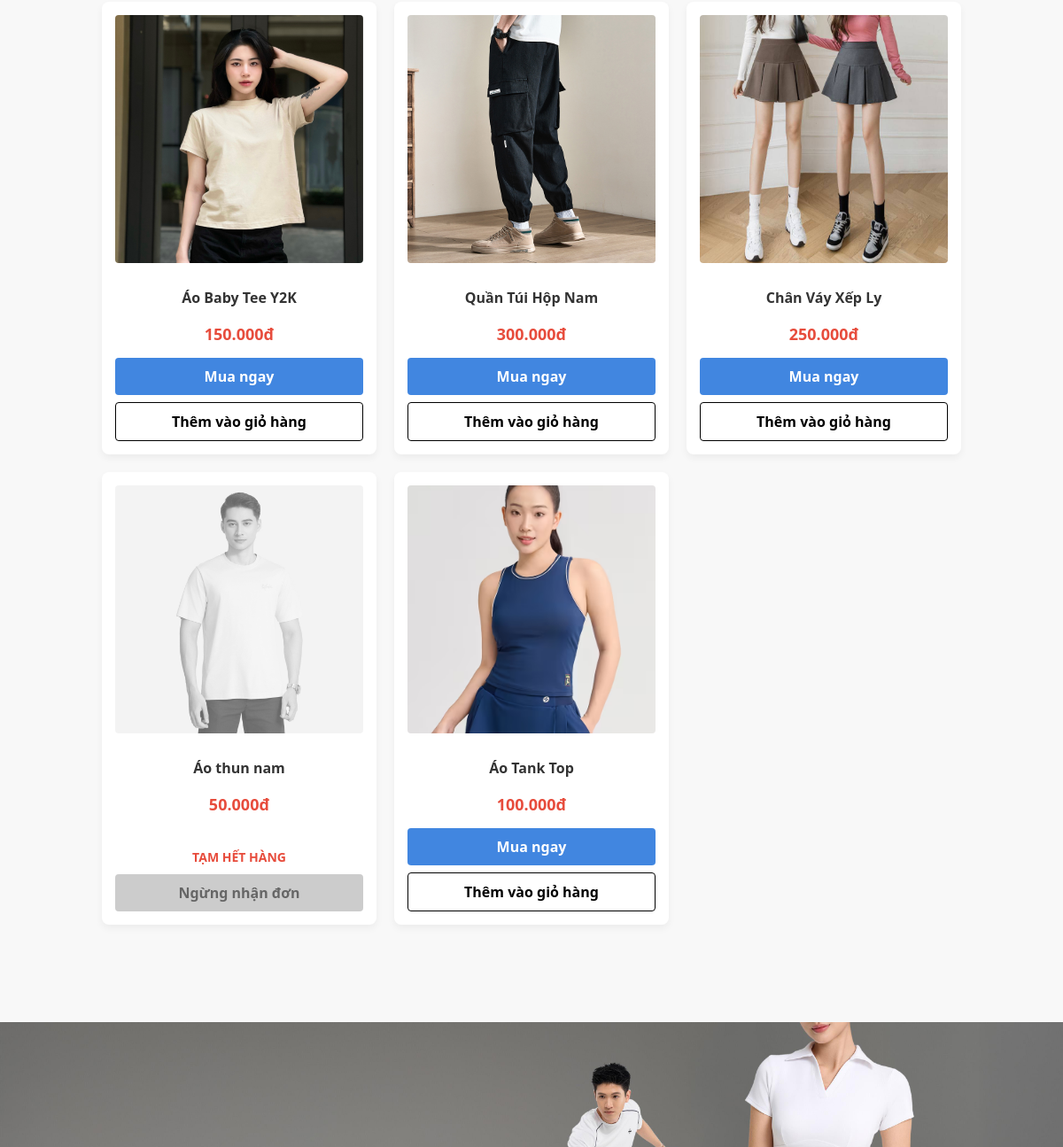
The app's page / (middle part), older data.
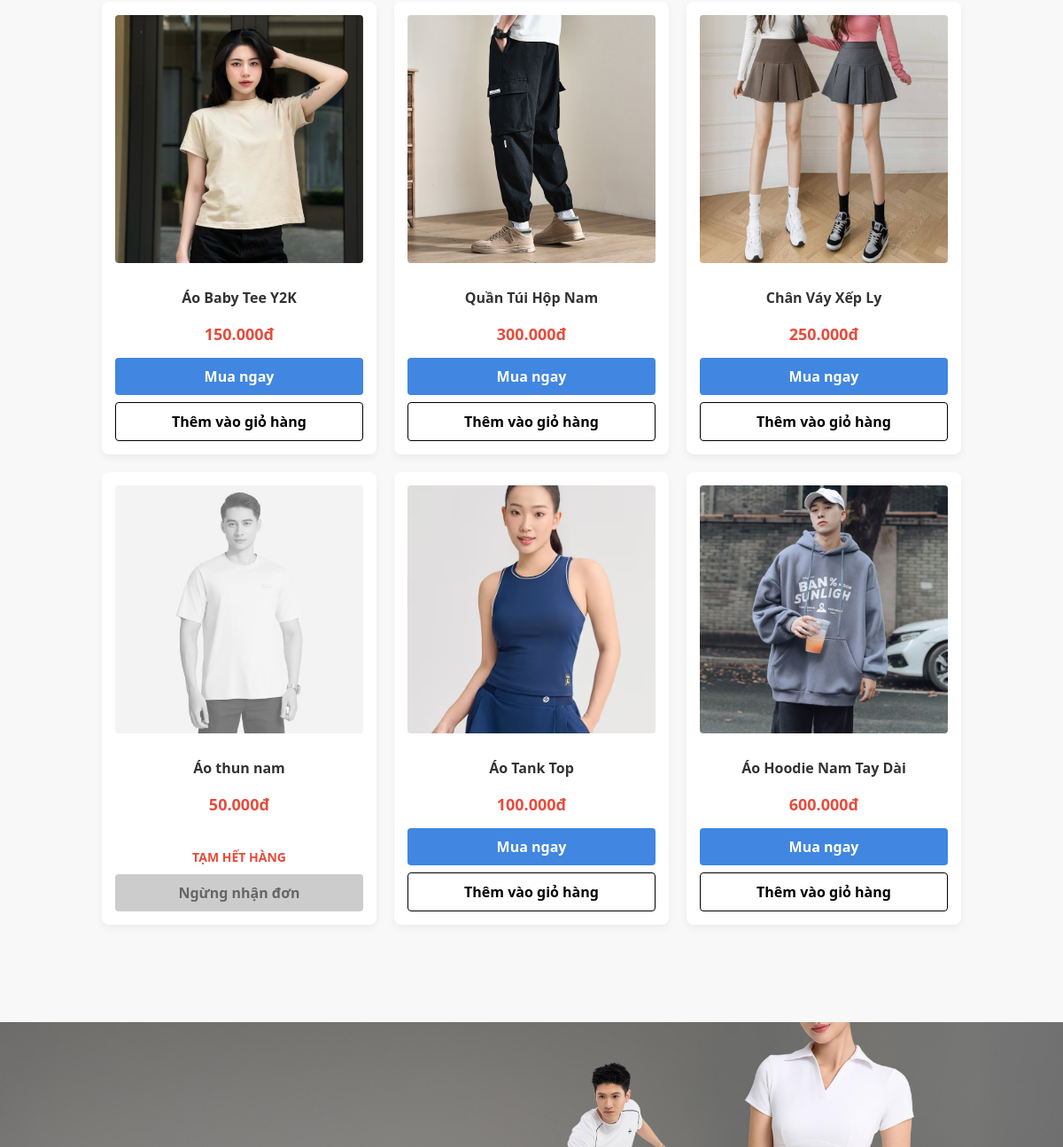
The same page, newer data.
### tables this page shows
CREATE TABLE `san_pham` (
  `ma_sp` int(11) NOT NULL,
  `ten_sp` varchar(255) DEFAULT NULL,
  `gia_ban` decimal(15,2) DEFAULT NULL,
  `size` varchar(10) DEFAULT NULL,
  `so_luong` int(11) DEFAULT NULL,
  `ma_dm` int(11) DEFAULT NULL,
  `hinh_anh` varchar(255) DEFAULT NULL
);

### item_sanpham.php (the view, shortened to what this page needs)
<div class='product-item'>
    <img src='images/<?php echo $row['hinh_anh']; ?>'
         style="width: 100%; height: 280px; object-fit: cover; border-radius: 4px; <?php echo ($row['so_luong'] <= 0) ? 'filter: grayscale(100%); opacity: 0.6;' : ''; ?>">
    <div class="product-info">
        <p style="margin: 15px 0 5px; font-size: 16px; color: #333; min-height: 48px; display: flex; align-items: center; justify-content: center;">
            <b><?php echo $row['ten_sp']; ?></b>
        </p>
        <div class='price' style="color: #e74c3c; font-weight: bold; font-size: 18px; margin-bottom: 15px;">
            <?php echo number_format($row['gia_ban'], 0, ',', '.'); ?>đ
        </div>
    </div>
    <div class="button-group">
        <?php if ($row['so_luong'] > 0): ?>
            <?php if(isset($_SESSION['user_name'])): ?>
                <a href="gio_hang.php?them_id=<?php echo $row['ma_sp']; ?>&kieu=mua" class="btn-mua">Mua ngay</a>
                <a href="javascript:void(0);" onclick="addToCartAjax('gio_hang.php?them_id=<?php echo $row['ma_sp']; ?>&kieu=them')" class="btn-them">Thêm vào giỏ hàng</a>
            <?php else: ?>
                <a href="tai_khoan.php" class="btn-mua" onclick="alert('Bạn cần đăng nhập để mua sản phẩm này!');">Mua ngay</a>
                <a href="tai_khoan.php" class="btn-them" onclick="alert('Bạn cần đăng nhập để thêm vào giỏ hàng!');">Thêm vào giỏ hàng</a>
            <?php endif; ?>
        <?php else: ?>
            <span class="out-of-stock-label">TẠM HẾT HÀNG</span>
            <div class="het-hang">Ngừng nhận đơn</div>
        <?php endif; ?>
    </div>
</div>

### index.php (shortened to what this page needs)
<?php
include 'ket_noi.php';
?>
<!DOCTYPE html>
<html>
<head>
</head>
<body>
    <div class="container" style="max-width: 1200px; margin: 50px auto; padding: 0 20px;">
        <div class="product-grid">
            <?php
            $result = mysqli_query($conn, "SELECT * FROM san_pham WHERE ma_sp BETWEEN 1 AND 6");
            if (mysqli_num_rows($result) > 0) {
                while($row = mysqli_fetch_assoc($result)) {
                    include 'item_sanpham.php';
                }
            } else {
                echo "<p style='width: 100%; text-align: center;'>Hiện chưa có sản phẩm nào.</p>";
            }
            ?>
        </div>
    </div>
    <div class="banner" style="position: relative; width: 100%; overflow: hidden; background-color: #f8f8f8; margin-top: 60px;">
        <img src="images/banner-1.jpg" alt="Pickleball Banner" style="width: 100%; height: auto; display: block;">
    </div>
</body>
</html>

Row changes from the older to the newer data that the page shows:
added san_pham: hinh_anh (picture), ten_sp "Áo Hoodie Nam Tay Dài", gia_ban "600.000", so_luong "Mua ngay"
